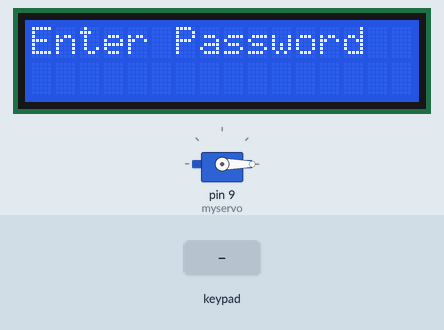
Bench run of a sketch on a simulated Arduino Uno, built with avr-gcc and run on an emulated ATmega328P. On the bench: servo, 16×2 character LCD. Inputs (shaded band) come from the test bench.

Above: at 2.1 s.
2.2 s: keypad keys 1 2 3 4 pressed 0.4 s apart
At 4.4 s:
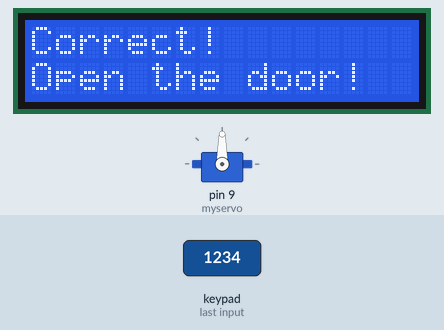
5.3 s: keypad keys 1 2 3 4 # pressed 0.4 s apart
At 10.22 s:
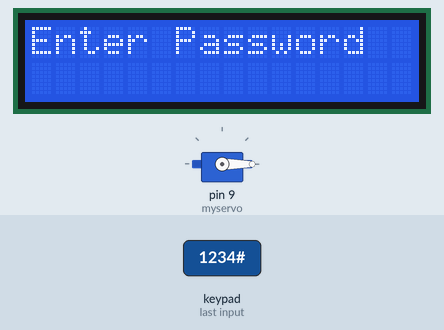
10.3 s: keypad keys 1 3 9 7 pressed 0.4 s apart
At 12.3 s:
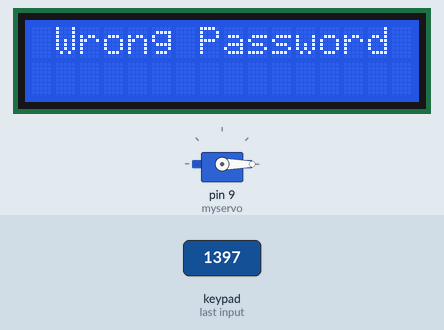
14.0 s: key '1' pressed
At 14.8 s:
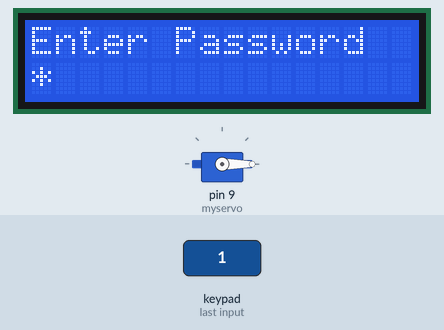
15.5 s: key '2' pressed
At 15.9 s:
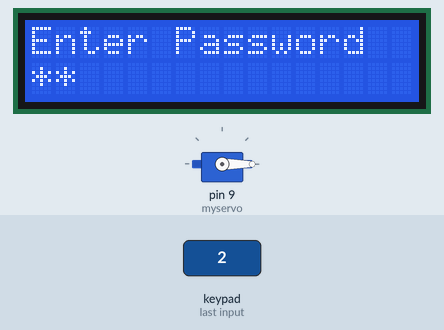
Timing chart, 0 to 18.0 s (numbered marks = the images above; inputs shaded):
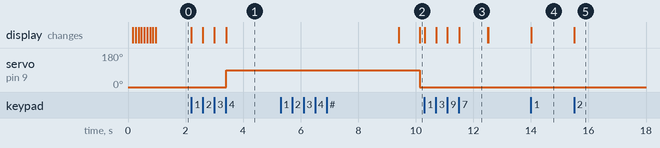

The sketch:

PasswordDoor.ino
```cpp
#include <Keypad.h>
#include <LiquidCrystal.h>
#include <Servo.h>

#define Password_Length 5

Servo myservo;
LiquidCrystal lcd(12, 11, 4, 5, 6, 7);

int pos = 0;

char Data[Password_Length];
char Master[Password_Length] = "1234";
byte data_count = 0, master_count = 0;

bool Pass_is_good;
bool door = false;
char customKey;


const byte ROWS = 4;
const byte COLS = 4;
char keys[ROWS][COLS] = {
  {'1', '2', '3', 'A'},
  {'4', '5', '6', 'B'},
  {'7', '8', '9', 'C'},
  {'*', '0', '#', 'D'}
};


byte rowPins[ROWS] = {A0, A1, A2, A3};
byte colPins[COLS] = {A4, A5, 1, 0};

Keypad customKeypad( makeKeymap(keys), rowPins, colPins, ROWS, COLS);


/*--- Main Action ---*/
void setup()
{
  myservo.attach(9, 2000, 2400);
  ServoClose();
  lcd.begin(16, 2);
  lcd.print("Keypad Lock");
  loading("Loading");
  lcd.clear();
}


void loop()
{
  if (door == true)
  {
    customKey = customKeypad.getKey();
    if (customKey == '#')
    {
      lcd.clear();
      ServoClose();
      door = false;
    }
  }
  else
    Open();

}

void loading (char msg[]) {
  lcd.setCursor(0, 1);
  lcd.print(msg);

  for (int i = 0; i < 9; i++) {
    delay(100);
    lcd.print(".");
  }
}

void clearData()
{
  while (data_count != 0)
  {
    Data[data_count--] = 0;
  }
  return;
}

void ServoClose()
{
  for (pos = 90; pos >= 0; pos -= 10) {
    myservo.write(pos);
  }
}

void ServoOpen()
{
  for (pos = 0; pos <= 90; pos += 10) {
    myservo.write(pos);
  }
}

void Open()
{
  lcd.setCursor(0, 0);
  lcd.print("Enter Password");

  customKey = customKeypad.getKey();
  if (customKey)
  {
    Data[data_count] = customKey;
    lcd.setCursor(data_count, 1);
    lcd.print("*");
    data_count++;
  }

  if (data_count == Password_Length - 1)
  {
    if (!strcmp(Data, Master))
    {
      lcd.clear();
      ServoOpen();
      lcd.print("Correct!");
      lcd.setCursor(0,1);
      lcd.print("Open the door!");
      door = true;
      delay(5000);
    }
    else
    {
      lcd.clear();
      lcd.print(" Wrong Password ");
      door = false;
    }
    delay(1000);
    lcd.clear();
    clearData();
  }
}
```

Measured:
- after the input at 2.2 s, servo on pin 9 (myservo): 0° → 90° after 1.2 s; the display: first changes at once (image 1 shows a later state)
- after the input at 5.3 s, servo on pin 9 (myservo): 90° → 0° after 4.8 s; the display: first differs from a run without the input after 4.8 s (image 2)
- after the input at 10.3 s, the display: first changes at once (image 3 shows a later state)
- after the input at 14.0 s, the display: changes at once (image 4)
- after the input at 15.5 s, the display: changes at once (image 5)
- what the display in image 3 shows lasts 1.0 s, from 11.5 s to 12.5 s
